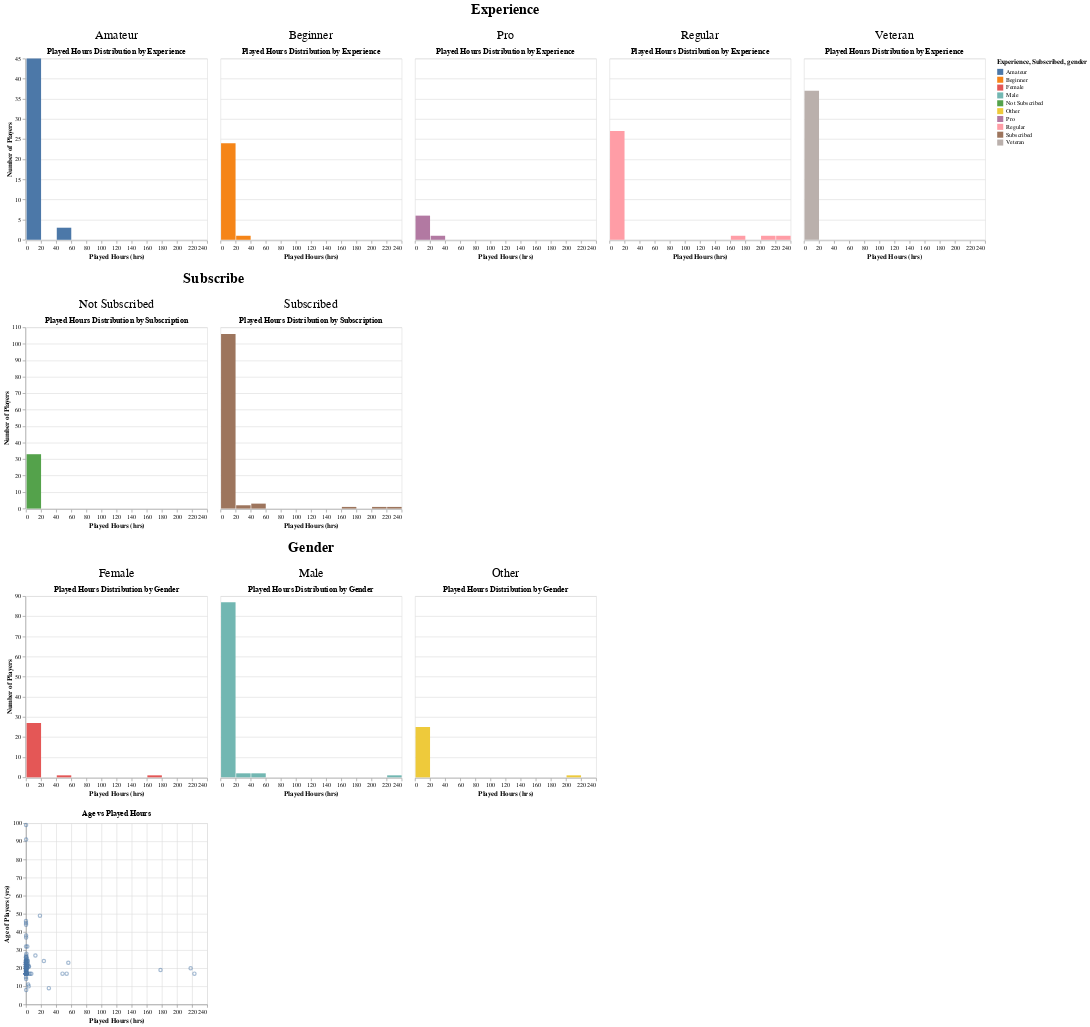

This figure's notebook cell:
### Code cell
# Experience facet
chart_exp = (
    alt.Chart(player_training)
    .mark_bar()
    .encode(
        x=alt.X('played_hours:Q', bin=alt.Bin(maxbins=20), title='Played Hours (hrs)'),
        y=alt.Y('count()', title='Number of Players'),
        color=alt.Color('experience:N', title='Experience')
    )
    .properties(title='Played Hours Distribution by Experience')
    .facet(column=alt.Column('experience:N',title='Experience'))
)

# Subscribe facet
chart_sub = (
    alt.Chart(player_training)
    .mark_bar()
    .encode(
        x=alt.X('played_hours:Q', bin=alt.Bin(maxbins=20), title='Played Hours (hrs)'),
        y=alt.Y('count()', title='Number of Players'),
        color=alt.Color('subscribe:N').title("Subscribed")
    )
    .properties(title='Played Hours Distribution by Subscription')
    .facet(column=alt.Column('subscribe:N',title='Subscribe'))
)

# Subscribe facet
chart_gen = (
    alt.Chart(player_training)
    .mark_bar()
    .encode(
        x=alt.X('played_hours:Q', bin=alt.Bin(maxbins=20), title='Played Hours (hrs)'),
        y=alt.Y('count()', title='Number of Players'),
        color=alt.Color('gender:N').title("gender")
    )
    .properties(title='Played Hours Distribution by Gender')
    .facet(column=alt.Column('gender:N',title='Gender'))
)

#Age vs Played-Hours Scatter Plot
chart_age = (
    alt.Chart(player_training)
    .mark_point(opacity=0.5)
    .encode(
        x=alt.X('played_hours:Q', title='Played Hours (hrs)'),
        y=alt.Y('age:Q', title='Age of Players (yrs)')
    )
    .properties(
        title='Age vs Played Hours'
    )
)


(chart_exp & chart_sub & chart_gen & chart_age).configure_header(
    labelFontSize=20,
    titleFontSize=24
)

### Figure 1 — Vega-Lite specification as saved in the notebook (floating-point values rounded to 4 significant figures; data arrays with more than 128 entries replaced by an {"elided": "..."} marker saying what was removed)
{"config": {"view": {"continuousWidth": 300, "continuousHeight": 300}, "header": {"labelFontSize": 20, "titleFontSize": 24}}, "vconcat": [{"facet": {"column": {"field": "experience", "title": "Experience", "type": "nominal"}}, "spec": {"mark": {"type": "bar"}, "encoding": {"color": {"field": "experience", "title": "Experience", "type": "nominal"}, "x": {"bin": {"maxbins": 20}, "field": "played_hours", "title": "Played Hours (hrs)", "type": "quantitative"}, "y": {"aggregate": "count", "title": "Number of Players", "type": "quantitative"}}, "title": "Played Hours Distribution by Experience"}}, {"facet": {"column": {"field": "subscribe", "title": "Subscribe", "type": "nominal"}}, "spec": {"mark": {"type": "bar"}, "encoding": {"color": {"field": "subscribe", "title": "Subscribed", "type": "nominal"}, "x": {"bin": {"maxbins": 20}, "field": "played_hours", "title": "Played Hours (hrs)", "type": "quantitative"}, "y": {"aggregate": "count", "title": "Number of Players", "type": "quantitative"}}, "title": "Played Hours Distribution by Subscription"}}, {"facet": {"column": {"field": "gender", "title": "Gender", "type": "nominal"}}, "spec": {"mark": {"type": "bar"}, "encoding": {"color": {"field": "gender", "title": "gender", "type": "nominal"}, "x": {"bin": {"maxbins": 20}, "field": "played_hours", "title": "Played Hours (hrs)", "type": "quantitative"}, "y": {"aggregate": "count", "title": "Number of Players", "type": "quantitative"}}, "title": "Played Hours Distribution by Gender"}}, {"mark": {"type": "point", "opacity": 0.5}, "encoding": {"x": {"field": "played_hours", "title": "Played Hours (hrs)", "type": "quantitative"}, "y": {"field": "age", "title": "Age of Players (yrs)", "type": "quantitative"}}, "title": "Age vs Played Hours"}], "data": {"name": "data-739432f6de38e8a8e04cd9fa44f1ac7e"}, "$schema": "https://vega.github.io/schema/vega-lite/v5.20.1.json", "datasets": {"data-739432f6de38e8a8e04cd9fa44f1ac7e": {"elided": "147 records"}}}
